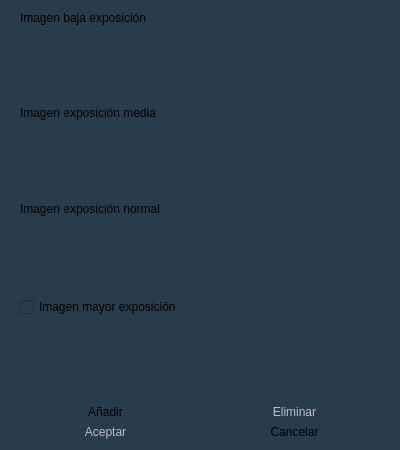
<?xml version="1.0" encoding="UTF-8"?>
<ui version="4.0">
 <class>Dialog</class>
 <widget class="QDialog" name="Dialog">
  <property name="geometry">
   <rect>
    <x>0</x>
    <y>0</y>
    <width>400</width>
    <height>450</height>
   </rect>
  </property>
  <property name="windowTitle">
   <string>HDR</string>
  </property>
  <property name="styleSheet">
   <string notr="true">QWidget{
background-color:rgb(40, 60, 75);
}

QPushButton{
border:none;
border-radius:5px;
}

QPushButton:hover{
background-color: rgb(30,30,45);
}

QFrame{
border:none;
}
</string>
  </property>
  <layout class="QVBoxLayout" name="verticalLayout">
   <item>
    <widget class="QFrame" name="frame">
     <property name="frameShape">
      <enum>QFrame::StyledPanel</enum>
     </property>
     <property name="frameShadow">
      <enum>QFrame::Raised</enum>
     </property>
     <layout class="QVBoxLayout" name="verticalLayout_2">
      <property name="spacing">
       <number>0</number>
      </property>
      <property name="topMargin">
       <number>0</number>
      </property>
      <property name="rightMargin">
       <number>0</number>
      </property>
      <property name="bottomMargin">
       <number>0</number>
      </property>
      <item>
       <widget class="QLabel" name="label">
        <property name="text">
         <string>Imagen baja exposición</string>
        </property>
       </widget>
      </item>
      <item>
       <widget class="QPlainTextEdit" name="dir_1">
        <property name="enabled">
         <bool>false</bool>
        </property>
       </widget>
      </item>
      <item>
       <widget class="QLabel" name="label_2">
        <property name="text">
         <string>Imagen exposición media</string>
        </property>
       </widget>
      </item>
      <item>
       <widget class="QPlainTextEdit" name="dir_2">
        <property name="enabled">
         <bool>false</bool>
        </property>
       </widget>
      </item>
      <item>
       <widget class="QLabel" name="label_3">
        <property name="text">
         <string>Imagen exposición normal</string>
        </property>
       </widget>
      </item>
      <item>
       <widget class="QPlainTextEdit" name="dir_3">
        <property name="enabled">
         <bool>false</bool>
        </property>
       </widget>
      </item>
      <item>
       <widget class="QCheckBox" name="extra_check">
        <property name="text">
         <string>Imagen mayor exposición</string>
        </property>
       </widget>
      </item>
      <item>
       <widget class="QPlainTextEdit" name="dir_4">
        <property name="enabled">
         <bool>false</bool>
        </property>
       </widget>
      </item>
     </layout>
    </widget>
   </item>
   <item>
    <widget class="QFrame" name="frame_3">
     <property name="frameShape">
      <enum>QFrame::StyledPanel</enum>
     </property>
     <property name="frameShadow">
      <enum>QFrame::Raised</enum>
     </property>
     <layout class="QHBoxLayout" name="horizontalLayout_2">
      <property name="spacing">
       <number>0</number>
      </property>
      <property name="leftMargin">
       <number>0</number>
      </property>
      <property name="topMargin">
       <number>0</number>
      </property>
      <property name="rightMargin">
       <number>0</number>
      </property>
      <property name="bottomMargin">
       <number>0</number>
      </property>
      <item>
       <widget class="QPushButton" name="add">
        <property name="text">
         <string>Añadir</string>
        </property>
       </widget>
      </item>
      <item>
       <widget class="QPushButton" name="remove">
        <property name="enabled">
         <bool>false</bool>
        </property>
        <property name="text">
         <string>Eliminar</string>
        </property>
       </widget>
      </item>
     </layout>
    </widget>
   </item>
   <item>
    <widget class="QFrame" name="frame_2">
     <property name="frameShape">
      <enum>QFrame::StyledPanel</enum>
     </property>
     <property name="frameShadow">
      <enum>QFrame::Raised</enum>
     </property>
     <layout class="QHBoxLayout" name="horizontalLayout">
      <property name="spacing">
       <number>0</number>
      </property>
      <property name="leftMargin">
       <number>0</number>
      </property>
      <property name="topMargin">
       <number>0</number>
      </property>
      <property name="rightMargin">
       <number>0</number>
      </property>
      <property name="bottomMargin">
       <number>0</number>
      </property>
      <item>
       <widget class="QPushButton" name="aceptar">
        <property name="enabled">
         <bool>false</bool>
        </property>
        <property name="text">
         <string>Aceptar</string>
        </property>
       </widget>
      </item>
      <item>
       <widget class="QPushButton" name="cancelar">
        <property name="text">
         <string>Cancelar</string>
        </property>
       </widget>
      </item>
     </layout>
    </widget>
   </item>
  </layout>
 </widget>
 <resources/>
 <connections/>
</ui>
